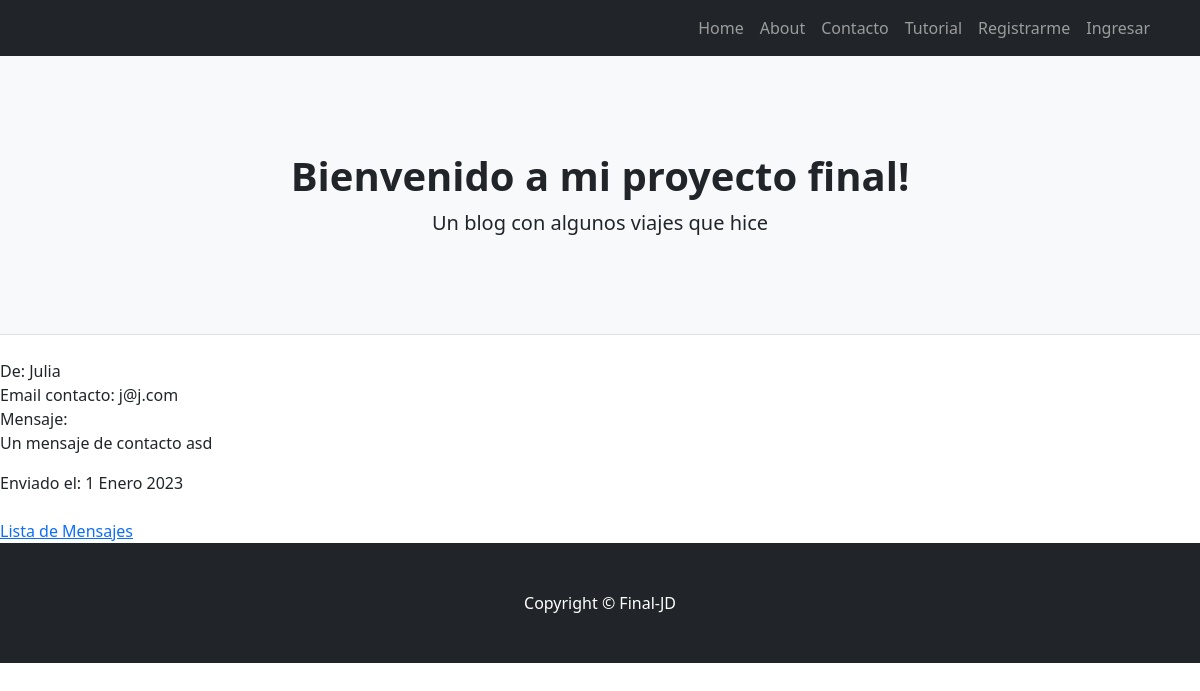
/proyecto-final/mensaje/1/detalle, run on the app's committed database.
### proyecto_final/models.py (models this page shows)
class Mensaje(models.Model):
    email= models.EmailField()
    nombre= models.CharField(max_length=100)
    texto= models.TextField(max_length=3000)
    enviado_el= models.DateField(auto_now_add=True)

### proyecto_final/views.py (the view)
# urls.py: path('proyecto-final/mensaje/<int:pk>/detalle', MensajeDetalle.as_view(), name="proyecto-final-mensaje-detalle"),
class MensajeDetalle(DetailView):
    model = Mensaje

### proyecto_final/templates/proyecto_final/mensaje_detail.html
{% extends 'proyecto_final/base.html' %}
{% block contenido %}
    <div>
        De: {{object.nombre}}
    </div>
    <div>
        Email contacto: {{object.email}}
    </div>
    <div>
        <p>
            Mensaje:
            <br>
            {{object.texto}}
        </p>
    </div>
    <div>
        Enviado el: {{object.enviado_el}}
    </div>
    <br>
    <a href="{% url 'proyecto-final-mensaje-listar' %}">Lista de Mensajes</a>
{% endblock %}

### data on the page
Mensaje: nombre "Julia", email "j@j.com", texto "Un mensaje de contacto asd", enviado_el "1 Enero 2023"
